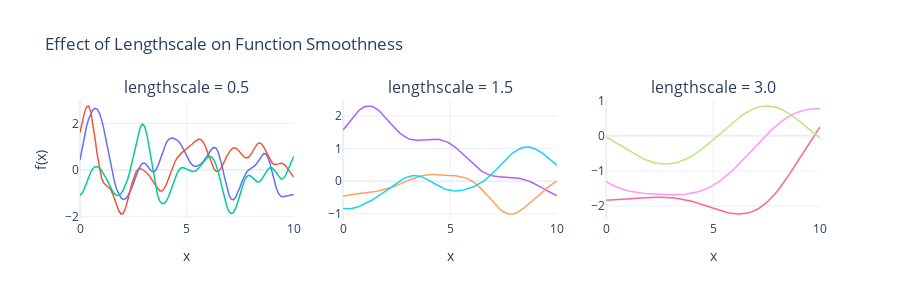

Notebook cell for this chart:
### Markdown cell above
These are functions drawn from our GP prior! Each colored line represents one possible function that the GP considers plausible before seeing any data. Notice how smooth they are—that smoothness comes from the ExpQuad kernel. 

Here's the beautiful thing: we just drew these functions by sampling from a multivariate normal distribution. The connection is direct:
- The mean vector of the MVN is our mean function evaluated at our input points
- The covariance matrix of the MVN is our kernel evaluated at all pairs of input points

### Understanding Lengthscale and Variance

Let's explore how the kernel parameters affect the functions we draw:

### Code cell
# Compare different lengthscales
lengthscales = [0.5, 1.5, 3.0]

fig = make_subplots(rows=1, cols=3,
                    subplot_titles=[f'lengthscale = {l}' for l in lengthscales])

for idx, ls in enumerate(lengthscales, 1):
    K = exp_quad_kernel(X, X, lengthscale=ls, variance=1.0)
    K += 1e-8 * np.eye(len(X))
    
    samples = rng.multivariate_normal(np.zeros(len(X)), K, size=3)
    
    for sample in samples:
        fig.add_trace(
            go.Scatter(x=X.flatten(), y=sample, mode='lines',
                      showlegend=False, line=dict(width=1.5)),
            row=1, col=idx
        )

fig.update_xaxes(title_text="x")
fig.update_yaxes(title_text="f(x)", col=1)
fig.update_layout(height=300, width=900,
                  title_text="Effect of Lengthscale on Function Smoothness")
fig.show()
